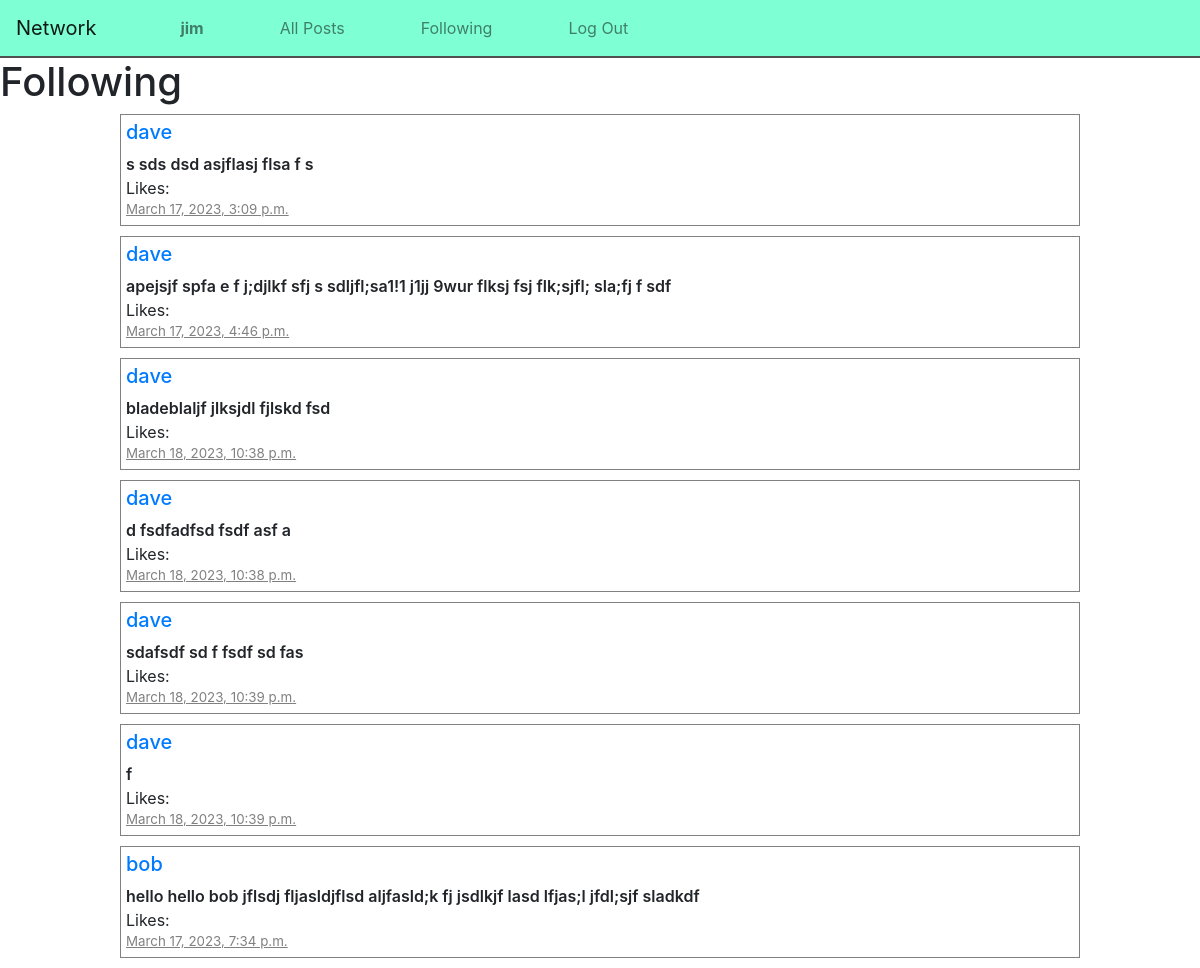
Page /following (signed in) on the committed database.
### network/models.py (models this page shows)
class User(AbstractUser):
    following = models.ManyToManyField('self', symmetrical=False, related_name='user_following')
    followers = models.ManyToManyField('self', symmetrical=False, related_name='user_followers')

class Post(models.Model):
    user = models.ForeignKey("User", on_delete=models.CASCADE, related_name="posts")
    content = models.TextField(blank=True)
    timestamp = models.DateTimeField(auto_now_add=True)
    likes = models.ManyToManyField('User', symmetrical=False, related_name='post_likes')

### network/views.py (the view)
# urls.py: path("following", views.following, name="following"),
def following(request):
    uFollowing = request.user.following.all()
    posts = Post.objects.filter(user__in=uFollowing)
    return render(request, "network/following.html", {
        "posts": posts
    })

### network/templates/network/following.html
{% extends "network/layout.html" %}
{% block body %}
<h1>Following</h1>
{% for post in posts %}
<div id="post">
    <h5><a href="{% url 'profile' username=post.user %}">{{ post.user }}</a></h5>
    <div id="body">{{ post.content }}</div>
    <div id="likes">Likes: </div>
    <div id="time">{{ post.timestamp }}</div>
</div>
{% endfor %}
{% endblock %}

### network/templates/network/layout.html (shortened to what this page needs)
{% load static %}
<!DOCTYPE html>
<html lang="en">
    <head>
        <link rel="stylesheet" href="https://cdn.jsdelivr.net/npm/bootstrap-icons@1.8.1/font/bootstrap-icons.css">
        <link rel="stylesheet" href="https://stackpath.bootstrapcdn.com/bootstrap/4.4.1/css/bootstrap.min.css">
        <link href="{% static 'network/styles.css' %}" rel="stylesheet">
    </head>
    <body>
        <nav class="navbar navbar-expand-lg navbar-light">
            <a id="brand" class="navbar-brand" href="#">Network</a>
              <ul id="links" class="navbar-nav">
                {% if user.is_authenticated %}
                    <li class="nav-item">
                        <a class="nav-link" href="#"><strong>{{ user.username }}</strong></a>
                    </li>
                {% endif %}
                <li class="nav-item">
                  <a class="nav-link" href="{% url 'index' %}">All Posts</a>
                </li>
                {% if user.is_authenticated %}
                    <li class="nav-item">
                        <a class="nav-link" href="{% url 'following' %}">Following</a>
                    </li>
                    <li class="nav-item">
                        <a class="nav-link" href="{% url 'logout' %}">Log Out</a>
                    </li>
                {% endif %}
              </ul>
          </nav>
        <div class="body">
            {% block body %}
            {% endblock %}
        </div>
    </body>
</html>

### network/static/network/styles.css (style rules this page uses)
nav { display: flex; width: 100%; align-items: center; justify-content: space-between; background-color: aquamarine; border-bottom: 2px solid rgb(80, 80, 80); }
#links { display: flex; flex-direction: row; width: 50%; justify-content: space-evenly; }
#post { width: 80%; margin: auto; border: 1px solid gray; margin-bottom: 10px; padding: 5px; }
#time { font-size: smaller; color: gray; text-decoration:underline; }
#body { font-weight: 600; }

### rows in the picture
User: username "jim"
Post: user "dave", content "s sds dsd asjflasj flsa f s", timestamp "March 17, 2023, 3:09 p.m."
Post: user "dave", content "apejsjf spfa e f j;djlkf sfj s sdljfl;sa1!1 j1jj 9wur flksj fsj flk;sjfl; sla;fj f sdf", timestamp "March 17, 2023, 4:46 p.m."
Post: user "dave", content "bladeblaljf jlksjdl fjlskd fsd", timestamp "March 18, 2023, 10:38 p.m."
Post: user "dave", content "d fsdfadfsd fsdf asf a", timestamp "March 18, 2023, 10:38 p.m."
Post: user "dave", content "sdafsdf sd f fsdf sd fas", timestamp "March 18, 2023, 10:39 p.m."
Post: user "dave", content "f", timestamp "March 18, 2023, 10:39 p.m."
Post: user "bob", content "hello hello bob jflsdj fljasldjflsd aljfasld;k fj jsdlkjf lasd lfjas;l jfdl;sjf sladkdf", timestamp "March 17, 2023, 7:34 p.m."
